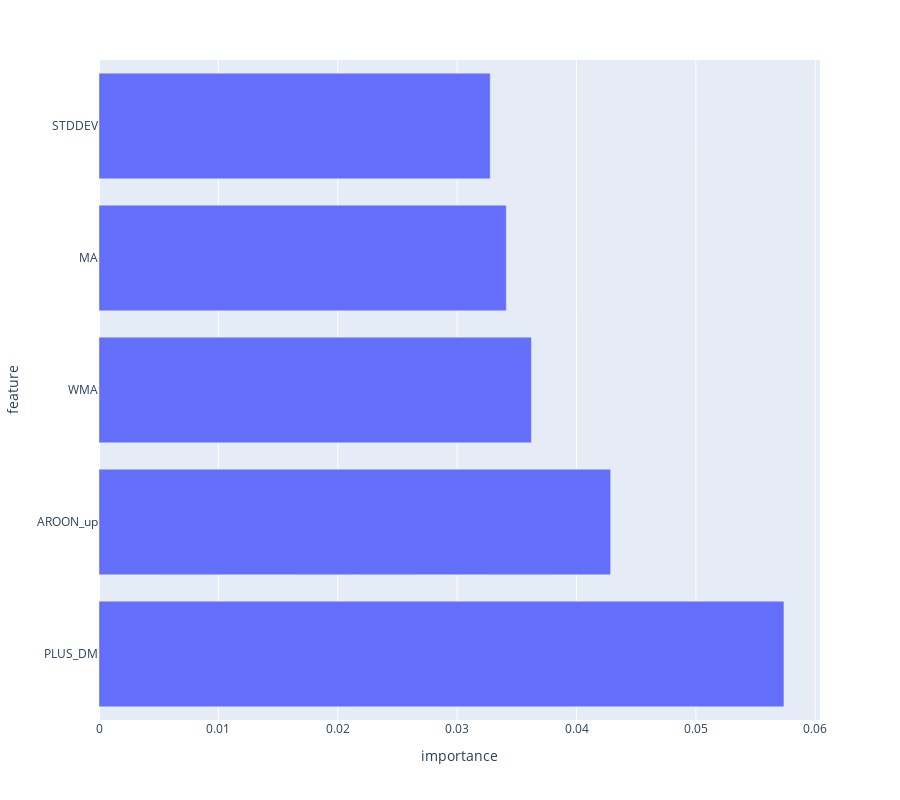

The cell this chart's notebook holds for it:
### Code cell
fig = px.bar(feature_importance_df.iloc[0:5], x="importance", y="feature", orientation='h', height=800)
fig.show()

### Figure 1 — Plotly figure (JSON) as saved in the notebook; plotly's stock layout.template omitted (floating-point values rounded to 4 significant figures)
{"data": [{"alignmentgroup": "True", "hovertemplate": "importance=%{x}<br>feature=%{y}<extra></extra>", "legendgroup": "", "marker": {"color": "#636efa", "pattern": {"shape": ""}}, "name": "", "offsetgroup": "", "orientation": "h", "showlegend": false, "textposition": "auto", "type": "bar", "x": [0.05738, 0.04286, 0.03622, 0.03412, 0.03277], "xaxis": "x", "y": ["PLUS_DM", "AROON_up", "WMA", "MA", "STDDEV"], "yaxis": "y"}], "layout": {"barmode": "relative", "height": 800, "legend": {"tracegroupgap": 0}, "margin": {"t": 60}, "xaxis": {"anchor": "y", "domain": [0, 1], "title": {"text": "importance"}}, "yaxis": {"anchor": "x", "domain": [0, 1], "title": {"text": "feature"}}}}
